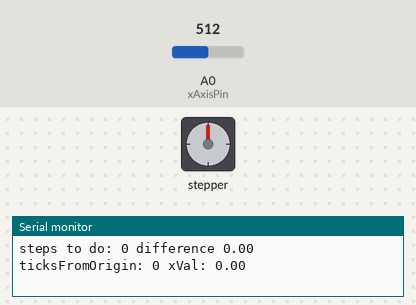
The sketch below on a simulated Arduino Uno, built with avr-gcc and run on an emulated ATmega328P. Parts: stepper motor, the last lines printed to the serial monitor. Wiring (inferred from the names in the program): stepper motor (2048 steps per turn assumed): coils pin 8, pin 9, pin 10, pin 11. The test bench sets the inputs (shaded band); at power-on: A0 (xAxisPin) = 512.

Above: at 1.2 s.
1.3 s: A0 (xAxisPin) set to 551
4.3 s: A0 (xAxisPin) set to 584
At 5.6 s:
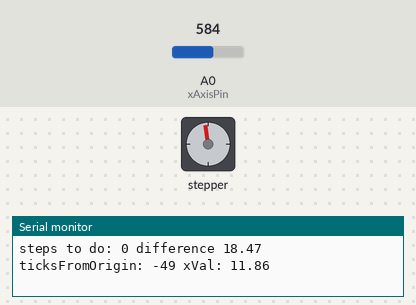
5.9 s: A0 (xAxisPin) set to 716
At 7.0 s:
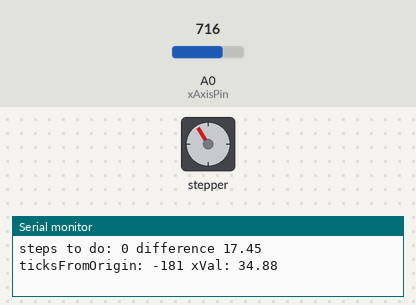
7.9 s: A0 (xAxisPin) set to 900
At 8.9 s:
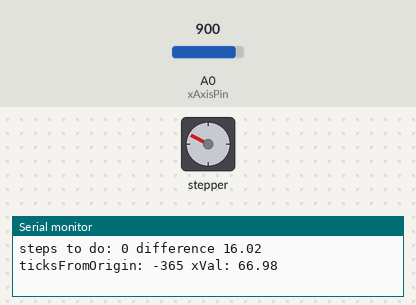
10.1 s: A0 (xAxisPin) set to 306
At 12.9 s:
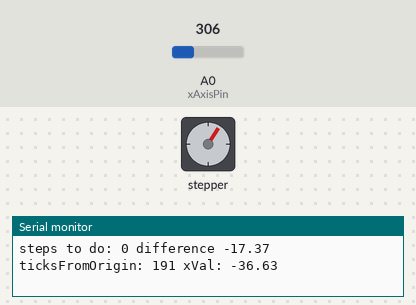
13.1 s: A0 (xAxisPin) set to 0
At 15.0 s:
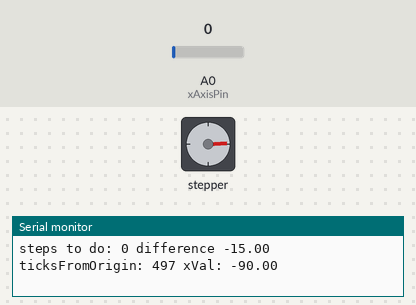
Timing chart, 0 to 16.5 s (numbered marks = the images above; inputs shaded):
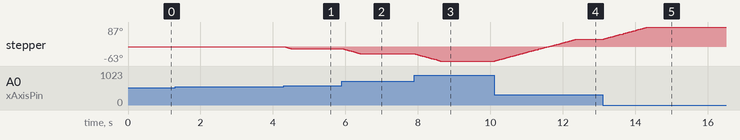

Measured:
- after the input at 5.9 s, stepper: turns 23° counter-clockwise in 0.50 s, starting at once
- after the input at 7.9 s, stepper: turns 32° counter-clockwise in 0.71 s, starting at once
- after the input at 10.1 s, stepper: turns 96° clockwise in 2.2 s, starting at once
- after the input at 13.1 s, stepper: turns 54° clockwise in 1.2 s, starting at once

The sketch:

StepperMotor.ino
```cpp
//motor control variables
int outPorts[] = {11, 10, 9, 8};
int stepsToDo = 0;
unsigned long lastStepTime = 0;

const unsigned long oneStepInterval = 4;
int ticksFromOrigin = 0;

//joystick variables
int xAxisPin = 0;
int yAxisPin = 1;
int zAxisPin = 2;

int X_HOME = 516;
int ANALOG_TOLARANCE = 50;
int STEP_TOLARANCE = 20;
float xVal, yVal;
int zVal;

//telemetry variables
unsigned long lastTelemetryTime = 0;
const unsigned long telemetryInterval = 250;
void setup() {
    for (int i = 0; i < 4; i++) {
        pinMode(outPorts[i], OUTPUT);
    }
    pinMode(zAxisPin, INPUT_PULLUP);
    Serial.begin(9600);
}

void loop() {
    xVal = readX();
    stepsToDo = joyStickXFollower();
    stepperMotorController();
    telemetry();
}

float readX() {
    int joystickX = analogRead(xAxisPin);
    if (absoluteVal(joystickX - X_HOME) >= ANALOG_TOLARANCE) {
        return (float)(joystickX - X_HOME) / X_HOME * 90;
    } else {
        return 0;
    }
}

int joyStickXFollower() {
    // int receivedInt;
    // if (Serial.available()) {
    //     receivedInt = Serial.parseInt();
    //     Serial.print("received: ");
    //     Serial.print(receivedInt);
    //     return receivedInt;
    // } else {
    //     return stepsToDo;
    // }
    if (xVal != 0) {
        int stepDifference = 516 * xVal/90.0 - (ticksFromOrigin * -1);
        int followingRes = (absoluteVal(stepDifference) >= STEP_TOLARANCE)? stepDifference: 0;
        return followingRes;
    } else {
        return ticksFromOrigin;
    }
};


void stepperMotorController() {
    if (millis() - lastStepTime >= oneStepInterval) {
        lastStepTime = millis();
        if (stepsToDo != 0) {
            moveOneStep(stepsToDo > 0);
            if (stepsToDo < 0) {
                stepsToDo++;
                ticksFromOrigin++;
            }
            if (stepsToDo > 0) {
                stepsToDo--;
                ticksFromOrigin--;
            }
        } else {
            for (int i = 0; i < 4; i++) {
                digitalWrite(outPorts[i], LOW);
            }
        }
    }
}

void moveOneStep(bool dir) {
    static byte out = 0x01;
    if (dir) {
        out != 0x08? out = out << 1 : out = 0x01;
    } else {
        out != 0x01? out = out >> 1 : out = 0x08;
    }
    for (int i = 0; i < 4; i++) {
        digitalWrite(outPorts[i], (out & (0x01 << i)) ? HIGH : LOW);
    }
}

void telemetry() {
    unsigned long currentMillis = millis();
    if (currentMillis - lastTelemetryTime >= telemetryInterval) {
        lastTelemetryTime = currentMillis;
        // Serial.println(analogRead(xAxisPin));
        Serial.print("steps to do: ");
        Serial.print(stepsToDo);
        Serial.print(" difference ");
        Serial.print(512 * xVal/90.0 - (ticksFromOrigin * -1));
        Serial.print(" ticksFromOrigin: ");
        Serial.print(ticksFromOrigin);
        Serial.print(" xVal: ");
        Serial.println(xVal);
    }
}

int absoluteVal(int x) {
    return (x < 0)? -x: x;
}
```
